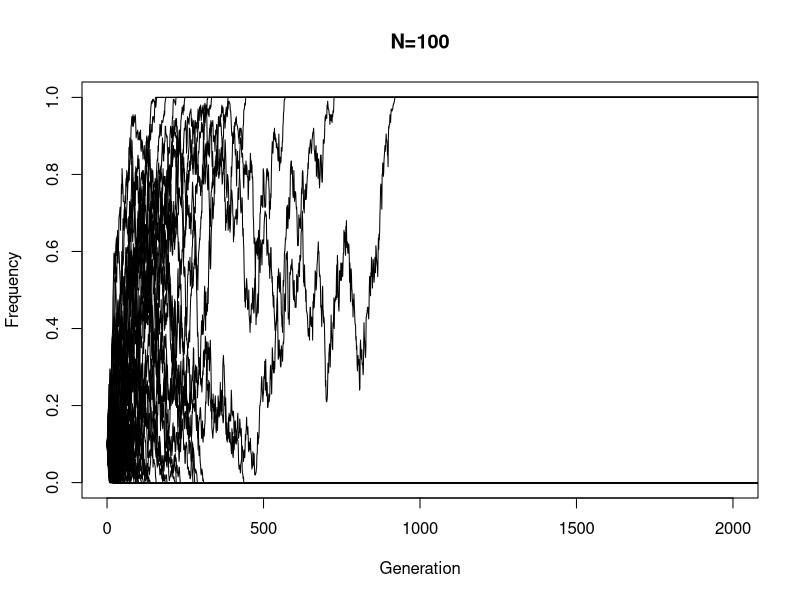
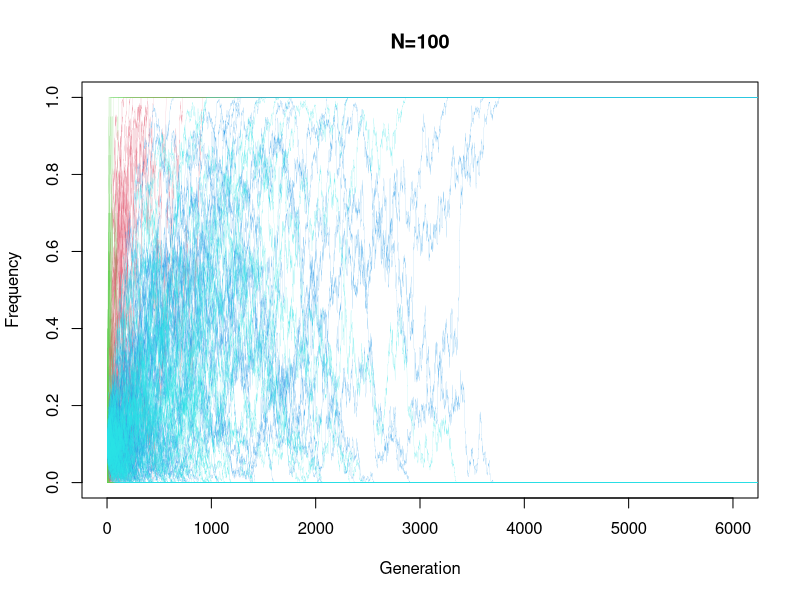
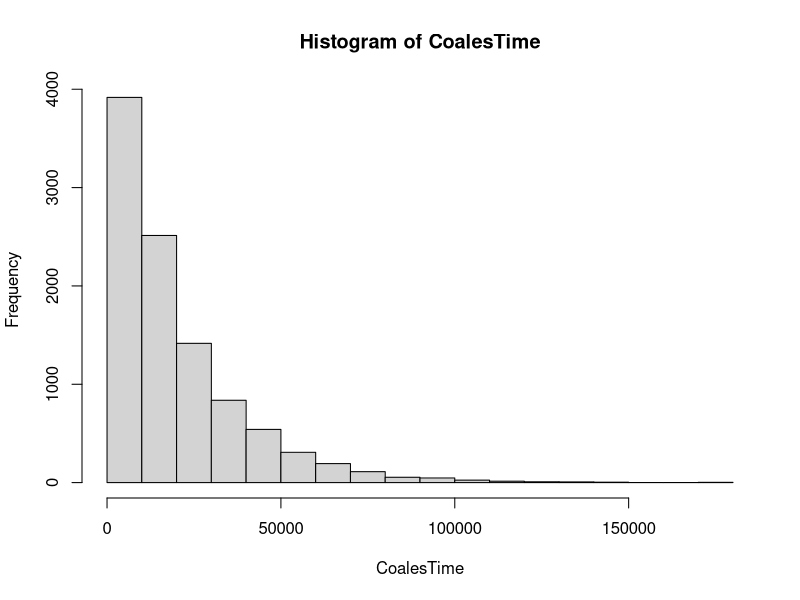
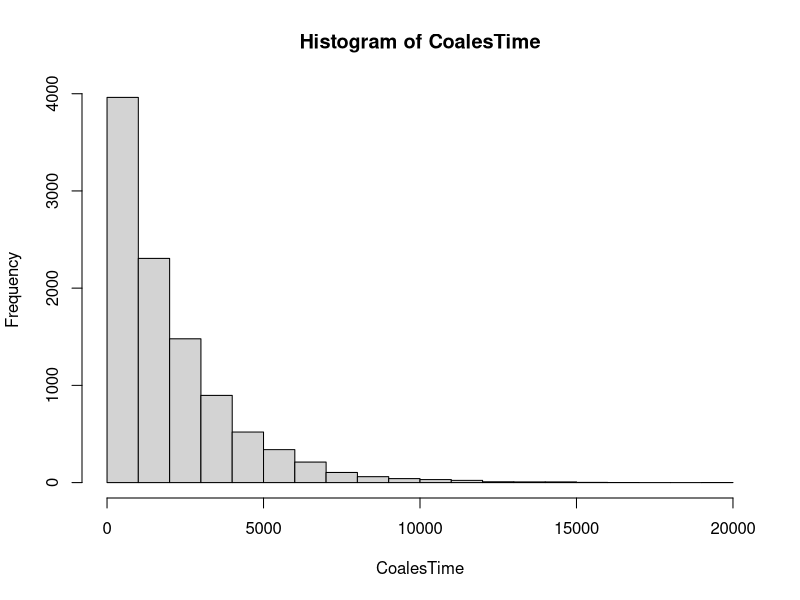
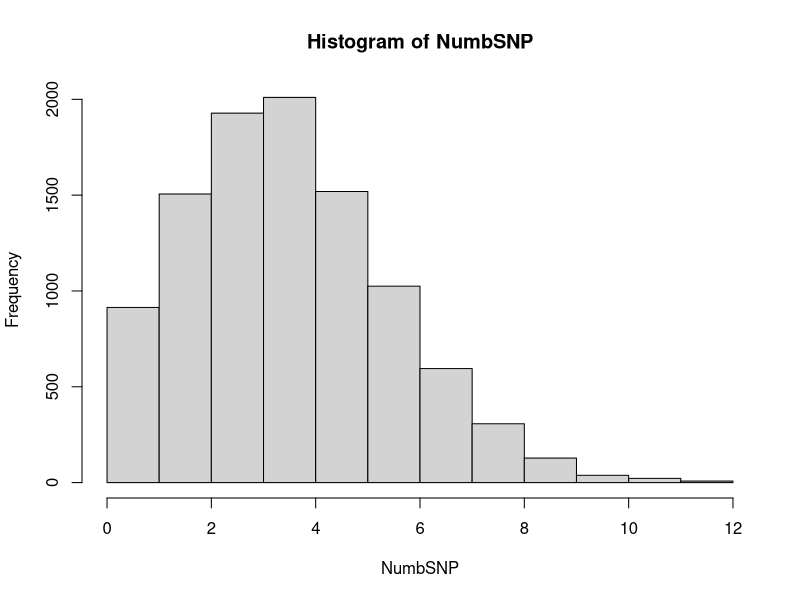
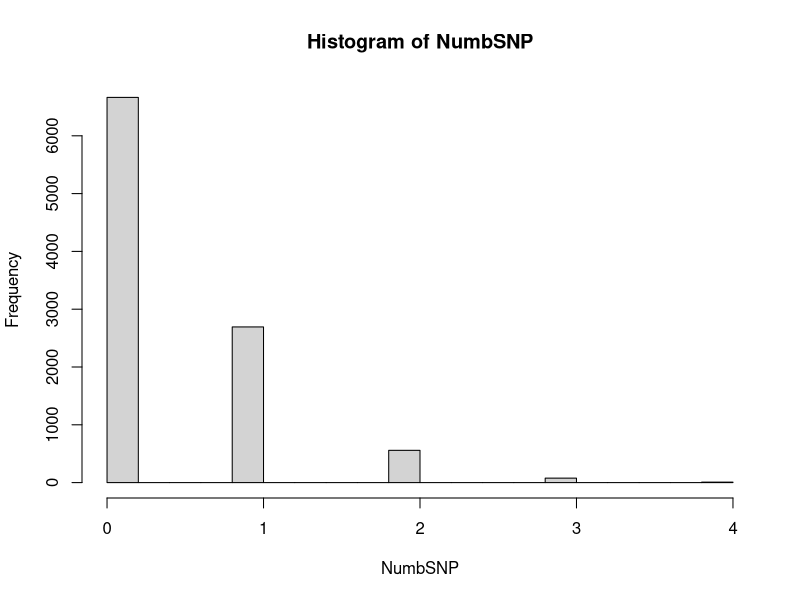
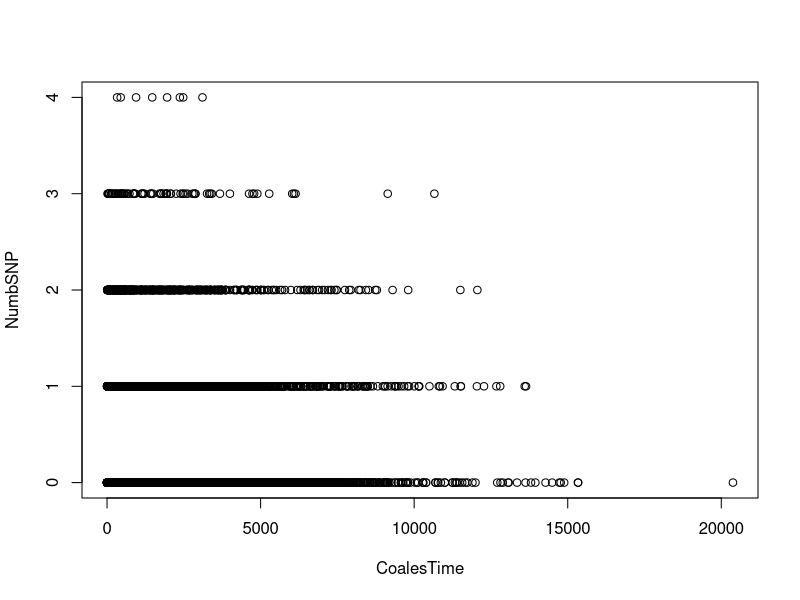

Write the R code that produced these figures, in order.
## ---- chunk 1
expected <- mean(rbinom(10000, 10, 0.1))
expected
## ---- chunk 2
#genetic drift
pp <- 0.1
NN <- 10 # number of diploid indiv; 2*NN = number of chromosome
count <- rbinom(1, 2*NN, pp)
count
count/(2*NN)
## ---- chunk 3
#function
GenDriftFunc <- function(LL, NN, p0, TT){
  #matrix of allele freq of each SNP (col) in each gen (row)
  freqs <- matrix(nrow = TT, ncol = LL)
  #fill first row with p0
  freqs[1, ] <- p0
  #for loop to iterate rbinom for each subsequent row
  for (tt in 2:TT){
    for(ll in 1:LL){
        freqs[tt, ll] <- rbinom(1, 2*NN, freqs[tt-1, ll])/(2*NN)
    }
  }
  return(freqs)
}
## ---- chunk 4
NN=100
LL=1000
TT=10000
p0=0.1
sim1 <- GenDriftFunc(LL, NN, p0, TT)
## ---- chunk 5
#extinct?
sum(sim1[10000, ] == 0)
## ---- chunk 6
#fixation?
sum(sim1[10000, ] == 1)
## ---- chunk 7
#agree?
sum(sim1[10000, ] == 1)/1000
## ---- chunk 8
#plot
plot(sim1[ , 1], type = "l", ylim = c(0, 1), xlim = c(0, 2000), main = "N=100", xlab = "Generation", ylab = "Frequency")
for(ii in 2:100){
    lines(sim1[ , ii])
}
## ---- chunk 9
#repeat
NN=100
LL=1000
TT=10000
p0=0.6
sim2 <- GenDriftFunc(LL, NN, p0, TT)
#extinct?
sum(sim2[10000, ] == 0)
## ---- chunk 10
#fixation?
sum(sim2[10000, ] == 1)
## ---- chunk 11
#agree?
sum(sim2[10000, ] == 1)/1000
## ---- chunk 12
# N=10
NN=10
LL=1000
TT=10000
p0=0.1
sim3 <- GenDriftFunc(LL, NN, p0, TT)

# N=500
NN=500
LL=1000
TT=10000
p0=0.1
sim4 <- GenDriftFunc(LL, NN, p0, TT)

# N=1000
NN=500
LL=1000
TT=10000
p0=0.1
sim5 <- GenDriftFunc(LL, NN, p0, TT)
## ---- chunk 13
#plot sim1, sim3, sim4, sim5
#100=red; 10=green; 500=blue; 1000=cyan
plot(sim1[ , 1], type = "l", ylim = c(0, 1), xlim = c(0, 6000), main = "N=100", xlab = "Generation", ylab = "Frequency", col = 2, lwd = 0.1)
for(ii in 2:100){
  lines(sim1[ , ii], col = 2, lwd = 0.1)
  adjustcolor(col = 2, alpha.f = 0.8)
}
for(ii in 1:100){
  lines(sim3[ , ii], col = 3, lwd = 0.1)
  adjustcolor(col = 3, alpha.f = 1)
}
for(ii in 1:100){
  lines(sim4[ , ii], col = 4, lwd = 0.1)
  adjustcolor(col = 4, alpha.f = 0.6)
}
for(ii in 1:100){
  lines(sim5[ , ii], col = 5, lwd = 0.1)
  adjustcolor(col = 5, alpha.f = 0.6)
}
## ---- chunk 14
#fixation?
fix1 <- sum(sim1[10000, ] == 1)/1000
fix3 <- sum(sim3[10000, ] == 1)/1000
fix4 <- sum(sim4[10000, ] == 1)/1000
fix5 <- sum(sim5[10000, ] == 1)/1000
popsize <- c(10, 100, 500, 1000)
fixedproportion <- c(fix3, fix1, fix4, fix5)
table <- rbind(popsize, fixedproportion)
table
## ---- chunk 15
#10,000 sims; 2N=20,000
NN <- 10000
CoalesTime <- rexp(10000, 1/(2*NN))
mean(CoalesTime)
## ---- chunk 16
#density plot
hist(CoalesTime)
## ---- chunk 17
sd(CoalesTime)
## ---- chunk 18
#10,000 sims, 2N=2,000
NN <- 1000
CoalesTime <- rexp(10000, 1/(2*NN))
mean(CoalesTime)
## ---- chunk 19
#density plot
hist(CoalesTime)
## ---- chunk 20
sd(CoalesTime)
## ---- chunk 21
#add mutations, 10,000 sims, 2N=20,000
mu <- 1e-4
NN <- 10000
CoalesTime <- rexp(10000, 1/(2*NN))
MutaRate <- 2*mu*CoalesTime
mean(MutaRate)
NumbSNP <- rpois(10000, mean(MutaRate))
## ---- chunk 22
mean(NumbSNP)
## ---- chunk 23
#theta=4*N*mu
theta <- 4*NN*mu
theta
## ---- chunk 24
print("Yes, pretty neat!")
## ---- chunk 25
#density plot
hist(NumbSNP)
## ---- chunk 26
#add mutations, 10,000 sims, 2N=2,000
mu <- 1e-4
NN <- 1000
CoalesTime <- rexp(10000, 1/(2*NN))
MutaRate <- 2*mu*CoalesTime
mean(MutaRate)
NumbSNP <- rpois(10000, mean(MutaRate))
## ---- chunk 27
mean(NumbSNP)
## ---- chunk 28
#theta=4*N*mu
theta <- 4*NN*mu
theta
## ---- chunk 29
print("Yes, pretty neat!")
## ---- chunk 30
#density plot
hist(NumbSNP)
## ---- chunk 31
plot(CoalesTime, NumbSNP)
## ---- chunk 32
mu <- 1e-8*10000
NN <- 10000
CoalesTime <- rexp(10000, 1/(2*NN))
MutaRate <- 2*mu*CoalesTime
mean(MutaRate)
NumbSNP <- rpois(10000, mean(MutaRate))
#Replicates with number of SNP greater than or equal to 10
sum(NumbSNP >= 10)
## ---- chunk 33
mu <- 1e-8*10000
NN <- 1000
CoalesTime <- rexp(10000, 1/(2*NN))
MutaRate <- 2*mu*CoalesTime
mean(MutaRate)
NumbSNP <- rpois(10000, mean(MutaRate))
#Replicates with number of SNP greater than or equal to 10
sum(NumbSNP >= 10)
